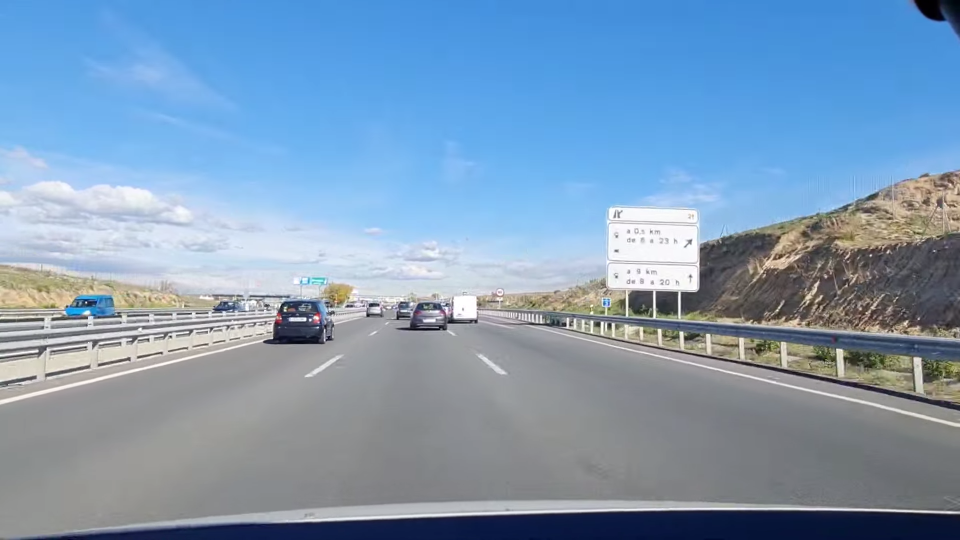
#> input picture imagenesTest/00000.png, 1920 x 1080 px (shown at 1/2 size); its folder holds only this picture in this run
$ jupyter execute --allow-errors notebook_PracticaObligatoria1.ipynb
#> lines starting #> are read from the running program, lines starting #| are printed output that depends on the picture; after the words box and inside, x2 and y2 are one past the last pixel; in counts of white or black regions, pixels touching at a corner belong together
## Práctica 1 - Detección de paneles de señalización vertical azul en autovías

Se desea construir un sistema para la detección automática de paneles informativos de tráfico de color azul, en imágenes realistas que han sido tomadas desde un coche (ver figura adjunta). Los paneles se han diseñado para que sean fácilmente distinguibles del entorno en cualquier condición de luz, color de fondo y climatología.

Observando la imagen adjunta podemos hacernos una idea sobre el tipo de información que nos permitirá distinguir un tipo de otro de panel, e incluso localizarlos en una imagen de carretera. En particular, se distinguen por su forma geométrica rectangular, por las zonas en las que se divide (borde claro y fondo oscuro) o por el color del mismo (azul y blanco). Es decir, para detectar este tipo de paneles podríamos utilizar:
- Un detector de regiones de alto contraste (detectaríamos la parte interna del panel).
- Un algoritmo que detectase rectángulos (p.ej., combinando detección de líneas con detectores de esquinas).
- Un algoritmo para descubrir qué píxeles son de color azul en la imagen junto con su distribución espacial.
- Detectar ciertas formas que aparecen en los paneles en localizaciones especiales (símbolo de salida de la autopista por la izquierda o derecha, diversos tipos de flechas, etc.).
- Cualquier otra técnica que tenga en cuenta color y forma.

El objetivo de esta práctica es desarrollar un detector básico de sub-paneles de información en autovías (como se ve en la figura adjunta). Hablamos de sub-paneles porque la idea es detectar cada una de las regiones rectangulares azules enmarcadas con un borde blanco en los paneles de la carretera. Para desarrollar el algoritmo de detección, como en muchos otros problemas de este tipo, se ofrece una
colección de imágenes de test tomadas desde un coche.

# Detección de regiones de alto contraste

Utilizar MSER como detector de regiones de alto contraste (mser.detectRegions).

Cargar las imágenes de aprendizaje en color, guardarlas en una lista y mostrar la primera y la última usando imshow de matplotlib.

[cell 1]
import cv2
import os
import numpy as np
from matplotlib import pyplot as plt, colors
from colorsys import hsv_to_rgb
from random import random

[cell 2]
def mostrarPrimeraYUltima(imagenes):
    # Mostrar la primera y la ultima imagen
    if len(imagenes) > 0:
        # Crear la figura y los ejes
        fig, axes = plt.subplots(1, 2, figsize=(15, 3))

        axes[0].imshow(cv2.cvtColor(imagenes[0], cv2.COLOR_BGR2RGB))
        axes[0].set_title('Primera')

        axes[1].imshow(cv2.cvtColor(imagenes[-1], cv2.COLOR_BGR2RGB))
        axes[1].set_title('Última Imagen')

        plt.show()
    else:
        print("No se encontraron imágenes en la carpeta especificada.")

# Funcion para cargar todas las imagenes y guardarlas en una lista
def cargarImagenes(carpetaImagenes):
#> called with carpetaImagenes = 'imagenesTest'
    imagenes = []
    for archivo in os.listdir(carpetaImagenes):
        if archivo.endswith(".jpg") or archivo.endswith(".png"):
            rutaImagen = os.path.join(carpetaImagenes, archivo)
            imagen = cv2.imread(rutaImagen)
#> imagen is the input picture: shape (1080, 1920, 3); mean B, G, R 182.1, 154.8, 127.1
            if imagen is not None:
                imagenes.append(imagen)
    return imagenes

#---------------------------------------------------------------------------------------------
# Carpeta de las imagenes
carpetaImagenes = "imagenesTest"

# Cargar las imagenes y guardarlas en una lista
listaImagenes = cargarImagenes(carpetaImagenes)
#> listaImagenes = 1 item

mostrarPrimeraYUltima(listaImagenes)

Pasar las imágenes cargadas a niveles de gris (y, posiblemente, mejorar su contraste con las técnicas vistas en clase). Mostrar la primera y la última usando imshow de matplotlib.

[cell 3]
def pasarAGris(imagenes):
    imagenesGrises = []
    for imagen in imagenes:
        iGris = cv2.cvtColor(imagen, cv2.COLOR_BGR2GRAY)

        # Para aumetar el nivel de contraste en las imagenes equalizamos el histograma
        equ_image = cv2.equalizeHist(iGris)

        # Guardamos la imagen en la lista de imagenes en gris
        imagenesGrises.append(equ_image)
#> this loop made 1 pass
#> pass 1, in pasarAGris, `equ_image = cv2.equalizeHist(iGris)`:
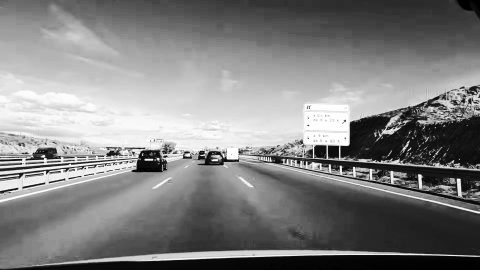
#> equ_image: shape (1080, 1920) (shown at 1/4 size); min 0, max 255, mean 128.8
#> after the loop, imagenesGrises = 1 item

    return imagenesGrises

#---------------------------------------------------------------------------------------------
iGrises = pasarAGris(listaImagenes)
#> iGrises = 1 item

mostrarPrimeraYUltima(iGrises)

Crear una función que aplique MSER a la lista de imágenes. Hay que tener en cuenta que los parámetros de MSER se pueden ajustar en el constructor de la clase (cv2.MSER_create). El ajustar los parámetros puede suponer eliminar muchas detecciones incorrectas (http://stackoverflow.com/questionshttps://stackoverflow.com/questions/53317592/reading-pascal-voc-annotations-in-python/17647500/exact-meaning-of-the-parameters-given-to-initialize-mser-in-opencv-2-4-x).

Mostrar el resultado de aplicar la función sobre la primera y la última imagen de la lista usando imshow de matplotlib.

[cell 4]
def mser(list_images):
    list_images_regions = [] # Lista de imagenes con las regiones dibujadas
    list_of_masks = [] # Lista de listas de regiones detectadas en cada imagen
    list_of_regions = [] # Lista de regiones de una imagen
    act_image = 0

    for img in iGrises:
        copy = list_images[act_image].copy()

        # Umbralizado adaptativo usando la media
        img_med = cv2.adaptiveThreshold(img,255,cv2.ADAPTIVE_THRESH_MEAN_C,cv2.THRESH_BINARY,21, 10)

        # Canny para obtener la imagen de bordes
        filtered_image = cv2.Canny(img_med, 100, 200)

        # Dilatamos la imagen para hacer los bordes mas gruesos
        kernel = cv2.getStructuringElement(cv2.MORPH_RECT, (5,3))
        dilated_image = cv2.dilate(filtered_image, kernel)

        mser = cv2.MSER_create(delta=10, max_variation=0.1, min_area=1000, max_area=45000)
        polygons, _ = mser.detectRegions(dilated_image)
        list_of_regions.append(polygons)

        # Creamos una mascara para almacenar las regiones detectadas
        mask = np.zeros((dilated_image.shape[0], img.shape[1]), dtype=np.uint8)
        list_of_masks.append(mask)

        hulls = []
        for p in polygons:
            hull = cv2.convexHull(p.reshape(-1, 1, 2))
            hulls.append(hull)

        # Dibujamos las regiones
        cv2.polylines(copy, hulls, 1, (0, 255, 0), 2)
        list_images_regions.append(copy)
        act_image = act_image + 1
#> this loop made 1 pass
#> (kernel, act_image) on pass 1: ([[1, 1, 1, 1, 1], [1, 1, 1, 1, 1], [1, 1, 1, 1, 1]], 1)
#> pass 1, in mser, `img_med = cv2.adaptiveThreshold(img,255,cv2.ADAPTIVE_THRESH_MEAN_C,cv2..`:
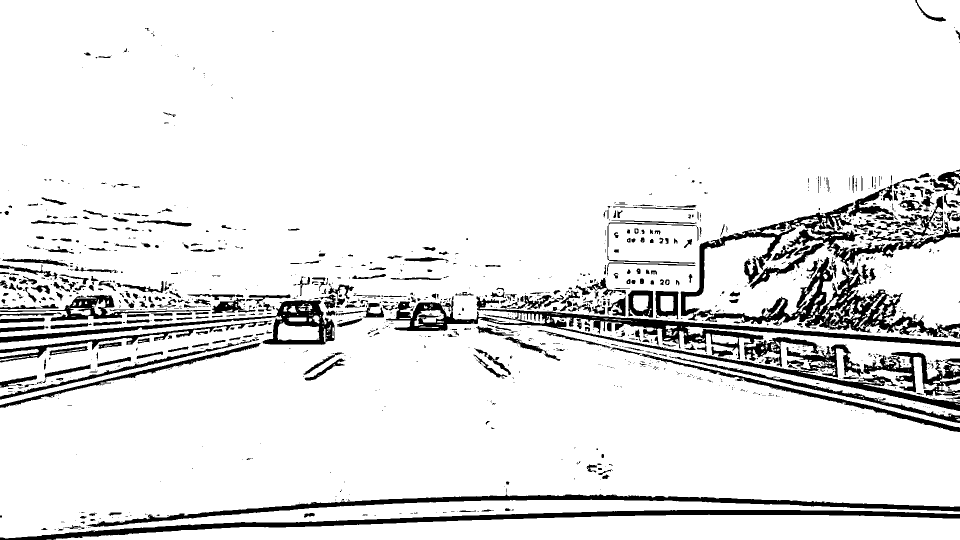
#> img_med: shape (1080, 1920) (shown at 1/2 size); 90.3% white; 1340 black regions (920 under 20 px), largest, box (x1, y1, x2, y2) and area: (772, 592, 1920, 822) 27269, (0, 1020, 1920, 1080) 18417, (1393, 514, 1920, 677) 17203
#> after the loop, act_image = 1; list_images_regions = 1 item; list_of_masks = 1 item; list_of_regions = 1 item

    # Mostramos la primera y la ultima imagen
    cv2.imshow('Detected Traffic Signs', list_images_regions[0])
    cv2.waitKey(0)
    cv2.destroyAllWindows()
    cv2.imshow('Detected Traffic Signs', list_images_regions[-1])
    cv2.waitKey(0)
    cv2.destroyAllWindows()
    return list_images_regions, list_of_masks, list_of_regions

#---------------------------------------------------------------------------------------------
# Llamamos a la funcion
list_image_regions, masks_list, regions_list = mser(listaImagenes)
#> list_image_regions = 1 item; masks_list = 1 item; regions_list = 1 item

#> (a cell that did not finish here is left out)

Crear una función que extraiga en un rectángulo los píxeles de la región detectada (cv2.boundingRect).

Mostrar gráficamente el resultado de aplicar la función sobre la primera y la última imágenes devueltas en el paso anterior.

[cell 6]
def rectangle_of_regions(original_images, list_masks, list_regions):
    list_images_rectangles = [] # Lista de imagenes con las regiones dentro de un rectangulo
    act_image = 0
    for image in original_images:
        copy = original_images[act_image].copy()
        for region in list_regions[act_image]:
            x, y, w, h = cv2.boundingRect(region)
            cv2.rectangle(list_masks[act_image], (x, y), (x + w, y + h), (255), -1)
            cv2.rectangle(copy, (x, y), (x + w, y + h), (0, 0, 255), 2)
        list_images_rectangles.append(copy)
        act_image = act_image + 1
#> this loop made 1 pass
#> act_image on pass 1: 1
#> after the loop, act_image = 1; list_images_rectangles = 1 item

    # Mostramos la primera y la ultima imagen
    cv2.imshow('Detected Traffic Signs', list_images_rectangles[0])
    cv2.waitKey(0)
    cv2.destroyAllWindows()
    cv2.imshow('Detected Traffic Signs', list_images_rectangles[-1])
    cv2.waitKey(0)
    cv2.destroyAllWindows()
    return list_images_rectangles

#---------------------------------------------------------------------------------------------
# Llamamos a la funcion
list_rectangles = rectangle_of_regions(listaImagenes, masks_list, regions_list)
#> list_rectangles = 1 item

#> (a cell that did not finish here is left out)

Crear una función que elimine las regiones con una relación de aspecto (ancho/alto) muy diferente de la que tienen los sub-paneles. Si las regiones son demasiado alargadas en horizontal o vertical se podrán eliminar.

Mostrar gráficamente el resultado de aplicar la función sobre alguna imagen que rechace y sobre otra que acepte.

[cell 8]
def rectangle_filtered(processed_images, detected_regions):
    images_filtered_rectangles = []
    filtered_regions = []

    for i, _ in enumerate(processed_images):
        filtered_regions_act_img = []
        copy = processed_images[i].copy()

        for j, region in enumerate(detected_regions[i]):
            x, y, w, h = cv2.boundingRect(region)
            aspect_ratio = w / float(h)

            if aspect_ratio > 0.6 and aspect_ratio < 6.5:
                # We check if the region is inside another region
                is_inside = False
                for k, other_region in enumerate(detected_regions[i]):
                    if j != k:
                        x_other, y_other, w_other, h_other = cv2.boundingRect(other_region)
                        if x_other <= x and y_other <= y and x_other + w_other >= x + w and y_other + h_other >= y + h:
                            is_inside = True
                            break

                if not is_inside:
                    filtered_regions_act_img.append(region)
                    cv2.rectangle(copy, (x, y), (x + w, y + h), (0, 0, 255), 3)

        filtered_regions.append(filtered_regions_act_img)
        images_filtered_rectangles.append(copy)
#> after the loop, filtered_regions = 1 item; images_filtered_rectangles = 1 item

    mostrarPrimeraYUltima(images_filtered_rectangles)

    return images_filtered_rectangles, filtered_regions

#---------------------------------------------------------------------------------------------------------------------------------------------
images_filtered_rectangles, filtered_regions = rectangle_filtered(listaImagenes.copy(), regions_list.copy())
#> images_filtered_rectangles = 1 item; filtered_regions = 1 item

[cell 9]
# Para mostrar el resultado de otras imagenes
#cv2.imshow('Detected Traffic Signs', list_filtered_rectangles[16])
#cv2.waitKey(0)
#cv2.destroyAllWindows()

En los sub-paneles, es posible que MSER haya detectado originalmente la región azul interna al borde blanco. Por tanto, es conveniente agrandar un poco el rectángulo detectado para que la imagen recortada contenga el sub-panel completo (incluyendo el borde blanco, y no sólo su parte interna). Si no se hace esto podemos tener una tasa de detección peor de la que realmente tenemos dado que las detecciones no solaparán completamente con las anotaciones.

Crear una función que agrande la zona y que muestre gráficamente el resultado de aplicar la función sobre la primera y la última imágenes devueltas en la celda de la función en MSER.

[cell 10]
def expand_regions(processed_images, filtered_regions):
    images_extended_regions = []
    extended_regions = []
    possible_panels = []

    for i, img in enumerate(processed_images):
        copy = img.copy()
        extended_regions_img = []
        possible_panels_img = []

        for region in filtered_regions[i]:
            x, y, w, h = cv2.boundingRect(region)

            # we expand the region without leaving the image limits
            x_new = max(0, x - 15)
            y_new = max(0, y - 15)
            w_new = min(img.shape[1] - x_new, w + 30)
            h_new = min(img.shape[0] - y_new, h + 30)
            tuple_of_coords = (x_new, y_new, w_new, h_new)

            rectangulo = cv2.rectangle(copy, (x_new, y_new), (x_new + w_new, y_new + h_new), (0, 0, 255), 3)
            pixels_region = processed_images[i][y_new:y_new+h_new, x_new:x_new+w_new]

            possible_panels_img.append((rectangulo, pixels_region))
            extended_regions_img.append(tuple_of_coords)

        possible_panels.append(possible_panels_img)
        images_extended_regions.append(copy)
        extended_regions.append(extended_regions_img)
#> after the loop, extended_regions = 1 item; images_extended_regions = 1 item; possible_panels = 1 item

    mostrarPrimeraYUltima(images_extended_regions)
#> in mostrarPrimeraYUltima (call 4), `plt.show()`:
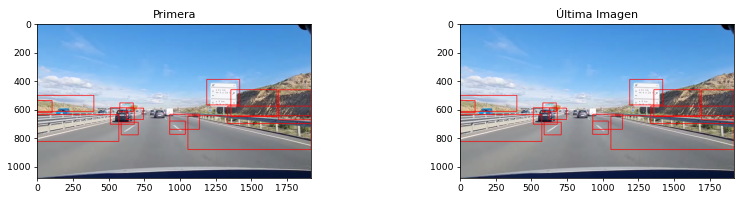
#> figure drawn by matplotlib, 2 panels

    return images_extended_regions, extended_regions, possible_panels

#--------------------------------------------------------------------------------------------------------------------------
images_extended_regions, extended_regions, possible_panels = expand_regions(listaImagenes, filtered_regions)
#> images_extended_regions = 1 item; extended_regions = 1 item; possible_panels = 1 item

[cell 11]
def detect_subpanels(processed_images, possible_panels):
    possible_subpanels = []

    for i, _ in enumerate(processed_images):
        possible_subpanels_img = []

        for _, pixels_region in possible_panels[i]:
            high, width = pixels_region.shape[:2]

            enlarged_region = cv2.resize(pixels_region, (int(width * 3), int(high * 3)))
            copy = enlarged_region.copy()

            gray_region = pasarAGris([enlarged_region])[0]
            # Umbralizado adaptativo usando la media
            img_med = cv2.adaptiveThreshold(gray_region,255,cv2.ADAPTIVE_THRESH_MEAN_C,cv2.THRESH_BINARY,21, 10)

            # Canny para obtener la imagen de bordes
            filtered_image = cv2.Canny(img_med, 100, 200)

            kernel = cv2.getStructuringElement(cv2.MORPH_RECT, (5,5))
            dilated_image = cv2.dilate(filtered_image, kernel)

            mser = cv2.MSER_create(delta=10, max_variation=0.05, min_area=8000, max_area=50000)
            polygons, _ = mser.detectRegions(dilated_image)

            for polygon in polygons:
                x, y, w, h = cv2.boundingRect(polygon)
                aspect_ratio = w / float(h)
                if aspect_ratio > 0.6 and aspect_ratio < 7:

                    x_new = max(0, x - 20)
                    y_new = max(0, y - 20)
                    w_new = min(copy.shape[1] - x_new, w + 40)
                    h_new = min(copy.shape[0] - y_new, h + 40)

                    pixels_region_sub = copy[y_new:y_new+h_new, x_new:x_new+w_new]
                    possible_subpanels_img.append(pixels_region_sub)

        possible_subpanels.append(possible_subpanels_img)
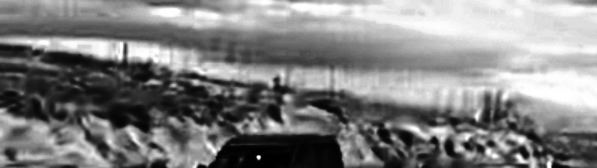
#> gray_region: shape (336, 1194) (shown at 1/2 size); min 0, max 255, mean 129.1
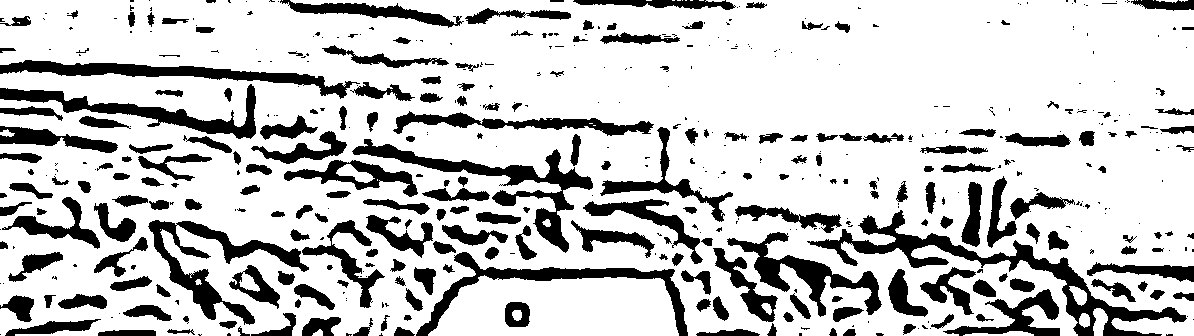
#> img_med: shape (336, 1194); 78.1% white; 497 black regions (269 under 20 px), largest, box (x1, y1, x2, y2) and area: (807, 210, 1187, 336) 6273, (352, 139, 593, 253) 4485, (148, 220, 309, 325) 3945
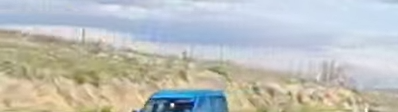
#> pixels_region: shape (112, 398, 3); mean of channels 0, 1, 2 187.4, 191.1, 188.7; drawn as B, G, R
#> after the loop, possible_subpanels = 1 item

    return possible_subpanels

#----------------------------------------------------------------------------------------------------------------------------------------------------------
possible_subpanels = detect_subpanels(listaImagenes.copy(), possible_panels.copy())
#> possible_subpanels = 1 item
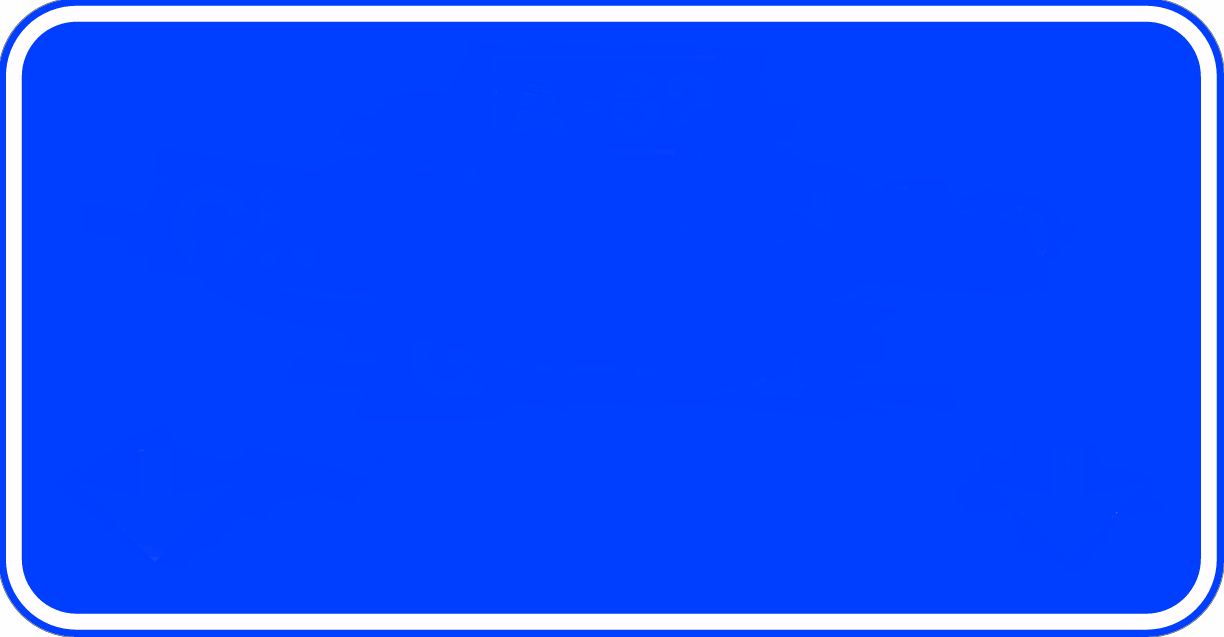
#> input picture ideal_mask.png, 1224 x 637 px
#> further down, ideal_mask is the input picture: shape (637, 1224, 3); mean B, G, R 254.8, 77.4, 19.8

# La lista "possible_subpaneles" es del tipo [[img,img,...], [...], ...]. Tendra una lista de imagenes de las subregiones de cada imagen

## Detección mediante correlación de máscaras

En esta sección se desea utilizar el espacio de color HSV para localizar los píxeles que sean del color azul (característico del panel) y que estén muy saturados (tiene que ser un azul bastante puro).

Para ello, en primer lugar se necesita construir una máscara ideal. Por ejemplo un np.array de tamaño fijo (p.ej. 40x80) en el que los píxeles azules y muy saturados tengan valor 1, y 0 el resto. Esta matriz será la máscara de color azul saturado del sub-panel informativo general. La máscara indicaría en qué píxeles debería tener color azul saturado el subpanel.

Mostrar gráficamente la máscara ideal usando imshow.

[cell 12]
def blue_filter_img(img):
    clahe = cv2.createCLAHE(clipLimit=2.0, tileGridSize=(8, 8))
    lab = cv2.cvtColor(img, cv2.COLOR_BGR2LAB)
    lab_planes = cv2.split(lab)
    lab_planes = list(lab_planes)
#> lab_planes = 3 items
    lab_planes[0] = clahe.apply(lab_planes[0])
    lab = cv2.merge(lab_planes)
    image = cv2.cvtColor(lab, cv2.COLOR_LAB2BGR)

    img = cv2.cvtColor(image, cv2.COLOR_BGR2HSV)
    mask = cv2.inRange(img, np.array([90, 155, 0]), np.array([130, 255, 255]))
    return mask

[cell 13]
ideal_mask = cv2.imread("./ideal_mask.png", 1)
ideal_mask = cv2.resize(ideal_mask, (80, 40))

ideal_mask_blue = blue_filter_img(ideal_mask)
ideal_mask_blue = cv2.resize(ideal_mask_blue, (80, 40))

_, axes = plt.subplots(1, 2)
axes[0].imshow(cv2.cvtColor(ideal_mask, cv2.COLOR_BGR2RGB))
axes[0].set_title('Color original')

axes[1].imshow(cv2.cvtColor(ideal_mask_blue, cv2.COLOR_BGR2RGB))
axes[1].set_title('Filtro de azul')

plt.show()

Crear una función que recorte cada ventana detectada por MSER en una imagen y devuelva una lista de imágenes con un tamaño fijo (p.ej. 40x80 píxeles) usando cv2.resize.

Mostrar gráficamente el resultado de aplicar dicha función sobre una imagen que tenga varios paneles.

[cell 14]
def resize(possible_subpanels):
    possible_subpanels_redim = []

    for i in range(len(possible_subpanels)):
        possible_subpanels_i_redim = []

        for possible_subpanel in possible_subpanels[i]:
            possible_subpanel_redim = cv2.resize(possible_subpanel, (80, 40))
            possible_subpanels_i_redim.append(possible_subpanel_redim)

        possible_subpanels_redim.append(possible_subpanels_i_redim)
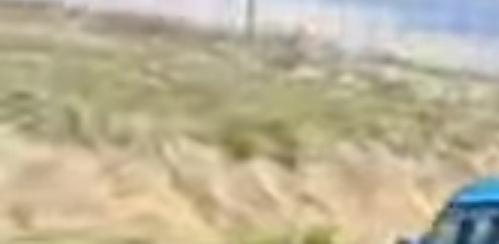
#> possible_subpanel: shape (244, 499, 3); mean of channels 0, 1, 2 151.8, 178.6, 187.7; drawn as B, G, R
#> after the loop, possible_subpanels_redim = 1 item

    return possible_subpanels_redim

#------------------------------------------------------------------------------------------------------------
subpanels_redim = resize(possible_subpanels)
#> subpanels_redim = 1 item
